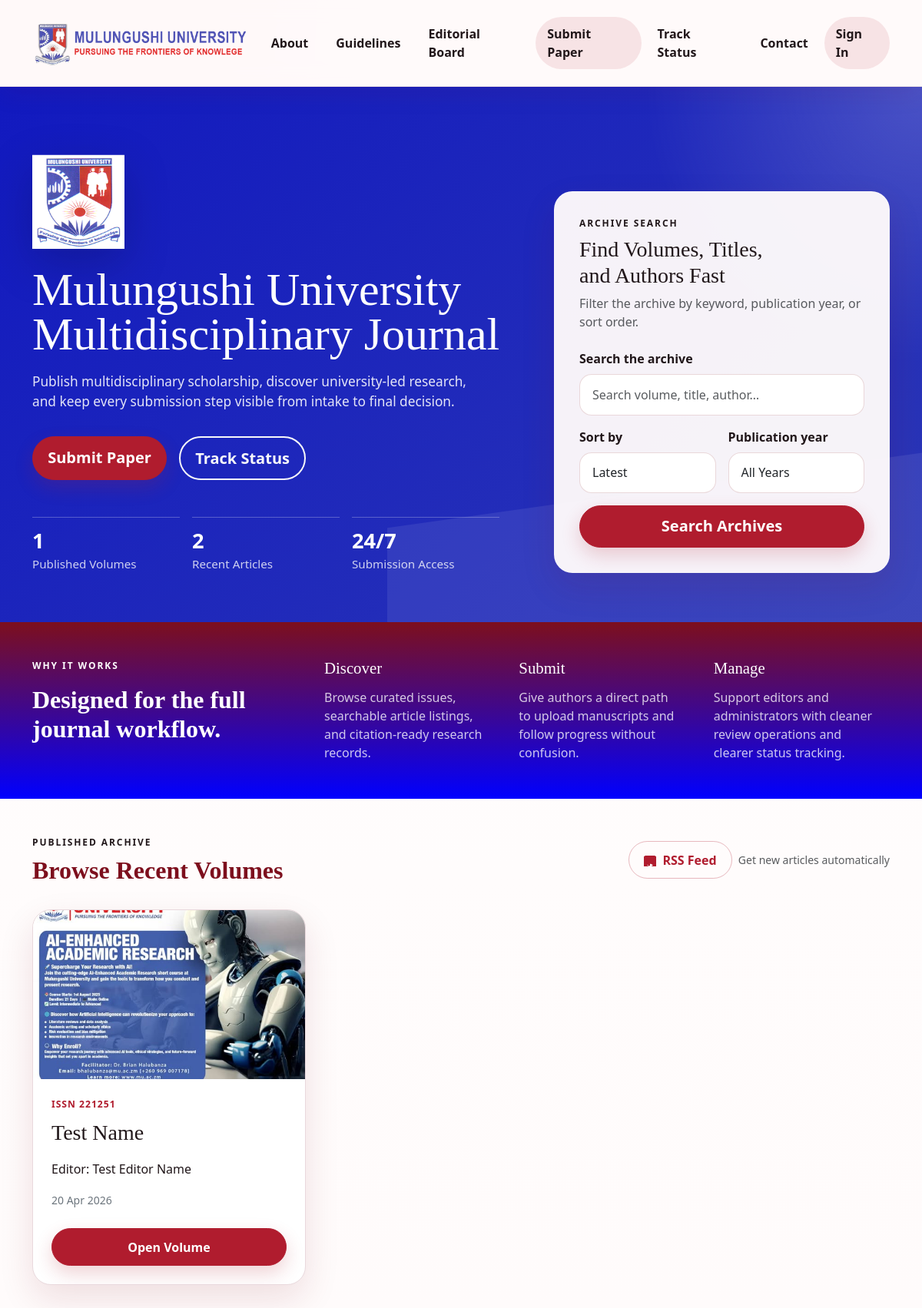
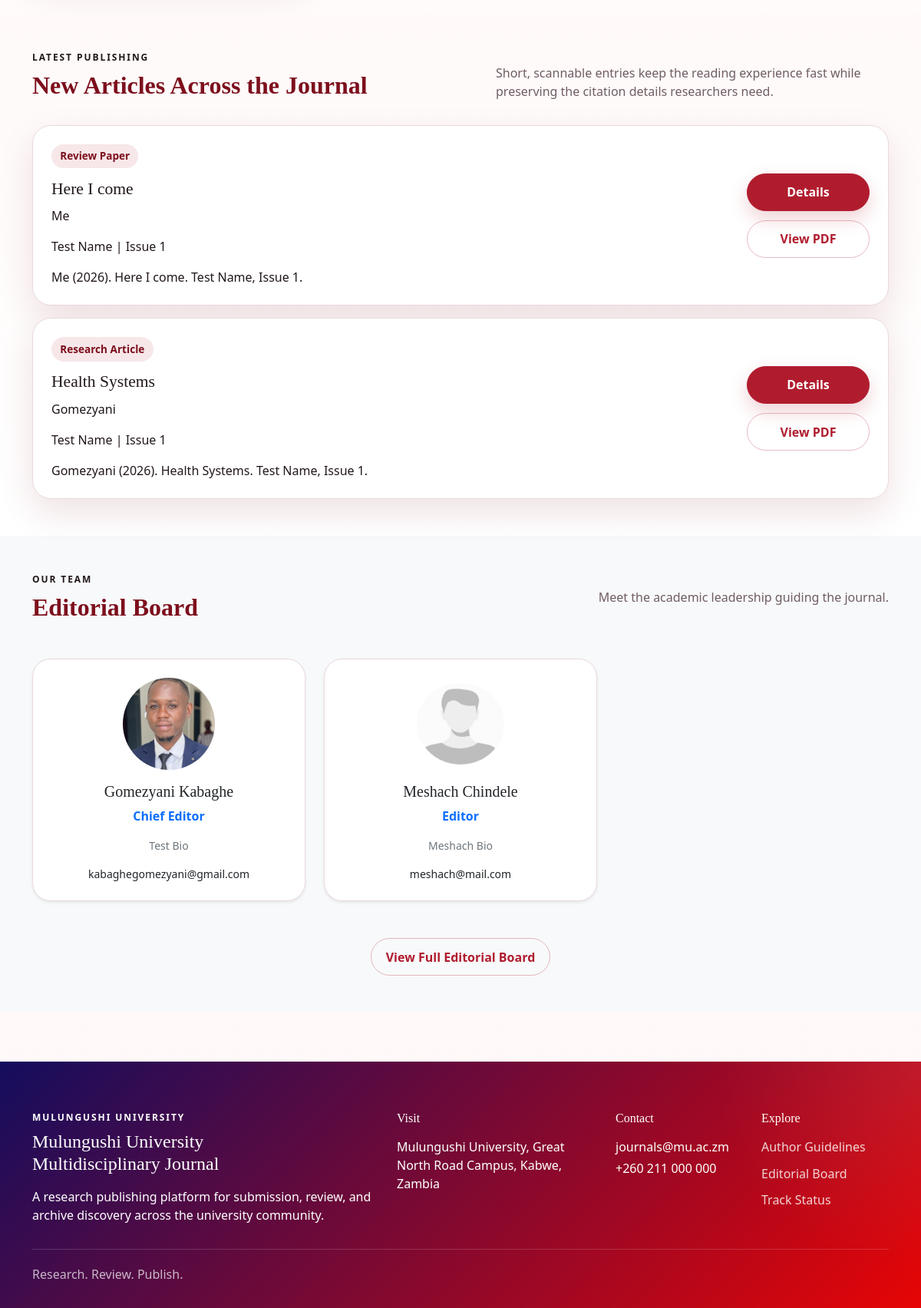
The page / on the database its author committed (2 pictures, top to bottom).
### journal/models.py (models this page shows, shortened)
class TimeStampedModel(models.Model):
    created_at = models.DateTimeField(auto_now_add=True)
    updated_at = models.DateTimeField(auto_now=True)
    class Meta:
        abstract = True

class Volume(TimeStampedModel):
    name = models.CharField(max_length=255)
    slug = models.SlugField(unique=True, blank=True)
    issn = models.CharField(max_length=50)
    editor_name = models.CharField(max_length=255)
    publication_date = models.DateField()
    thumbnail = models.ImageField(upload_to="volumes/thumbnails/", blank=True, null=True)
    description = models.TextField(blank=True)
    is_active = models.BooleanField(default=True)
    class Meta:
        ordering = ["-publication_date", "-created_at"]
    def get_absolute_url(self):
        return reverse("volume-detail", args=[self.slug])

class Article(TimeStampedModel):
    CATEGORY_CHOICES = [
        ("research", "Research Article"),
        ("review", "Review Paper"),
        ("case-study", "Case Study"),
        ("editorial", "Editorial"),
        ("short-communication", "Short Communication"),
    ]
    volume = models.ForeignKey(Volume, on_delete=models.CASCADE, related_name="articles")
    issue = models.ForeignKey(Issue, on_delete=models.CASCADE, related_name="articles")
    category = models.CharField(max_length=50, choices=CATEGORY_CHOICES)
    title = models.CharField(max_length=255)
    slug = models.SlugField(unique=True, blank=True)
    authors = models.CharField(max_length=500)
    abstract = models.TextField(blank=True)
    pdf_file = models.FileField(
        upload_to="articles/pdfs/",
        blank=True,
        null=True,
        validators=[FileExtensionValidator(["pdf"])],
    )
    pdf_url = models.URLField(blank=True)
    doi = models.CharField(max_length=120, blank=True)
    citation_text = models.TextField(blank=True)
    preview_watermark_ready = models.BooleanField(default=False)
    is_active = models.BooleanField(default=True)
    published_at = models.DateField(default=timezone.now)
    class Meta:
        ordering = ["-published_at", "-created_at"]
    @property
    def pdf_link(self):
        if self.pdf_file:
            return self.pdf_file.url
        return self.pdf_url

class Issue(TimeStampedModel):
    volume = models.ForeignKey(Volume, on_delete=models.CASCADE, related_name="issues")
    title = models.CharField(max_length=255)
    number = models.PositiveIntegerField()
    publication_date = models.DateField()
    summary = models.TextField(blank=True)
    is_active = models.BooleanField(default=True)
    class Meta:
        unique_together = ("volume", "number")
        ordering = ["-publication_date", "number"]

class EditorialBoardMember(TimeStampedModel):
    name = models.CharField(max_length=255)
    role = models.CharField(max_length=255)
    bio = models.TextField(blank=True)
    email = models.EmailField(blank=True)
    profile_picture = models.ImageField(upload_to="board/", blank=True, null=True, help_text="Profile picture for board member")
    order = models.PositiveIntegerField(default=0)
    is_active = models.BooleanField(default=True)
    class Meta:
        ordering = ["order", "name"]

### journal/views.py (the view)
# urls.py: path("", views.home, name="home"),
def home(request):
    form = SearchForm(request.GET or None)
    volumes = Volume.objects.filter(is_active=True).prefetch_related("issues", "articles")
    articles = Article.objects.filter(is_active=True).select_related("volume", "issue").order_by('-published_at')
    query = request.GET.get("q", "").strip()
    sort = request.GET.get("sort", "latest")
    year = request.GET.get("year", "").strip()
    if query:
        volumes = volumes.filter(
            Q(name__icontains=query) | Q(editor_name__icontains=query) | Q(articles__title__icontains=query)
        ).distinct()
        articles = articles.filter(Q(title__icontains=query) | Q(authors__icontains=query))
    if year:
        volumes = volumes.filter(publication_date__year=year)
    if sort == "oldest":
        volumes = volumes.order_by("publication_date")
        articles = articles.order_by("published_at")
    elif sort == "title":
        volumes = volumes.order_by("name")
        articles = articles.order_by("title")
    context = {
        "form": form,
        "volumes": volumes,
        "latest_articles": articles[:8],
        "years": Volume.objects.dates("publication_date", "year", order="DESC"),
        "editorial_members": EditorialBoardMember.objects.filter(is_active=True)[:6],
    }
    return render(request, "public/home.html", context)

### templates/public/home.html (shortened to what this page needs)
{% extends "base.html" %}
{% load static %}
{% block content %}
<section class="hero-section">
    <div class="container">
        <div class="row align-items-end g-5 hero-grid">
            <div class="col-xl-7">
                <div class="hero-copy">
                    <img src="{% static 'images/mu_logo.png' %}" width="172" height="172" alt="Mulungushi University crest" class="hero-seal">
                    <h3 class="hero-title">Mulungushi University Multidisciplinary Journal</h3>
                    <p class="hero-lead">Publish multidisciplinary scholarship, discover university-led research, and keep every submission step visible from intake to final decision.</p>
                    <div class="hero-actions">
                        <a href="{% url 'submit-paper' %}" class="btn btn-primary btn-lg">Submit Paper</a>
                        <a href="{% url 'track-submission' %}" class="btn btn-outline-light btn-lg">Track Status</a>
                    </div>
                    <div class="hero-metrics" aria-label="Platform highlights">
                        <div>
                            <span class="hero-metric-value">{{ volumes|length }}</span>
                            <span class="hero-metric-label">Published Volumes</span>
                        </div>
                        <div>
                            <span class="hero-metric-value">{{ latest_articles|length }}</span>
                            <span class="hero-metric-label">Recent Articles</span>
                        </div>
                        <div>
                            <span class="hero-metric-value">24/7</span>
                            <span class="hero-metric-label">Submission Access</span>
                        </div>
                    </div>
                </div>
            </div>
            <div class="col-xl-5">
                <div class="hero-search-panel">
                    <div class="hero-search-heading">
                        <p class="eyebrow mb-2">Archive Search</p>
                        <h2 class="h3 mb-2">Find Volumes, Titles, and Authors Fast</h2>
                        <p class="mb-0 text-muted">Filter the archive by keyword, publication year, or sort order.</p>
                    </div>
                    <form method="get" class="row g-3" aria-label="Archive search">
                        <div class="col-12">
                            <label for="archive-query" class="form-label">Search the archive</label>
                            <input id="archive-query" type="text" name="q" value="{{ request.GET.q }}" class="form-control" placeholder="Search volume, title, author&hellip;" autocomplete="off">
                        </div>
                        <div class="col-md-6">
                            <label for="archive-sort" class="form-label">Sort by</label>
                            <select id="archive-sort" name="sort" class="form-select">
                                <option value="latest">Latest</option>
                            </select>
                        </div>
                        <div class="col-md-6">
                            <label for="archive-year" class="form-label">Publication year</label>
                            <select id="archive-year" name="year" class="form-select">
                                <option value="">All Years</option>
                            </select>
                        </div>
                        <div class="col-12 d-grid">
                            <button class="btn btn-primary btn-lg">Search Archives</button>
                        </div>
                    </form>
                </div>
            </div>
        </div>
    </div>
</section>
<section class="signal-band">
    <div class="container">
        <div class="row g-4 align-items-start">
            <div class="col-lg-4">
                <p class="eyebrow">Why It Works</p>
                <h2 class="section-title text-white mb-3">Designed for the full journal workflow.</h2>
            </div>
            <div class="col-lg-8">
                <div class="row g-4">
                    <div class="col-md-4">
                        <div class="signal-item">
                            <h3>Discover</h3>
                            <p>Browse curated issues, searchable article listings, and citation-ready research records.</p>
                        </div>
                    </div>
                    <div class="col-md-4">
                        <div class="signal-item">
                            <h3>Submit</h3>
                            <p>Give authors a direct path to upload manuscripts and follow progress without confusion.</p>
                        </div>
                    </div>
                    <div class="col-md-4">
                        <div class="signal-item">
                            <h3>Manage</h3>
                            <p>Support editors and administrators with cleaner review operations and clearer status tracking.</p>
                        </div>
                    </div>
                </div>
            </div>
        </div>
    </div>
</section>
<section class="py-5 archive-section">
    <div class="container">
        <div class="section-header">
            <div>
                <p class="eyebrow mb-2">Published Archive</p>
                <h2 class="section-title mb-0">Browse Recent Volumes</h2>
            </div>
            <div class="d-flex align-items-center gap-2">
                <a href="{% url 'rss-feed' %}" class="btn btn-outline-primary d-flex align-items-center gap-2">
                    RSS Feed
                </a>
                <span class="text-muted small">Get new articles automatically</span>
            </div>
        </div>
        <div class="archive-grid">
            {% for volume in volumes %}
            <article class="archive-item">
                {% if volume.thumbnail %}<img src="{{ volume.thumbnail.url }}" class="volume-thumb" alt="{{ volume.name }}" loading="lazy">{% endif %}
                <div class="archive-body">
                    <p class="archive-meta">ISSN {{ volume.issn }}</p>
                    <h3>{{ volume.name }}</h3>
                    <p class="mb-2">Editor: {{ volume.editor_name }}</p>
                    <p class="small text-secondary">{{ volume.publication_date|date:"d M Y" }}</p>
                    <a href="{{ volume.get_absolute_url }}" class="btn btn-primary">Open Volume</a>
                </div>
            </article>
            {% empty %}
            <div class="col-12"><div class="alert alert-light border">No volumes match your search yet.</div></div>
            {% endfor %}
        </div>
    </div>
</section>
<section class="py-5 article-section">
    <div class="container">
        <div class="section-header align-items-end">
            <div>
                <p class="eyebrow mb-2">Latest Publishing</p>
                <h2 class="section-title mb-0">New Articles Across the Journal</h2>
            </div>
            <p class="section-copy mb-0">Short, scannable entries keep the reading experience fast while preserving the citation details researchers need.</p>
        </div>
        <div class="article-list">
            {% for article in latest_articles %}
            <article class="article-item">
                <div class="article-item-main">
                    <span class="article-badge">{{ article.get_category_display }}</span>
                    <h3>{{ article.title }}</h3>
                    <p class="article-authors">{{ article.authors }}</p>
                    <p class="article-meta">{{ article.volume.name }} | Issue {{ article.issue.number }}</p>
                    <p class="article-citation mb-0">{{ article.citation_text }}</p>
                </div>
                <div class="article-item-actions">
                    <a href="{% url 'article-detail' article.slug %}" class="btn btn-primary">Details</a>
                    {% if article.pdf_link %}<a href="{{ article.pdf_link }}" class="btn btn-outline-primary">View PDF</a>{% endif %}
                </div>
            </article>
            {% endfor %}
        </div>
    </div>
</section>
<section class="py-5 editorial-section bg-light">
    <div class="container">
        <div class="section-header mb-5">
            <div>
                <p class="eyebrow mb-2">Our Team</p>
                <h2 class="section-title mb-0">Editorial Board</h2>
            </div>
            <p class="section-copy mb-0">Meet the academic leadership guiding the journal.</p>
        </div>
        <div class="row g-4">
            {% for member in editorial_members %}
            <div class="col-md-6 col-lg-4">
                <div class="card h-100 border-0 shadow-sm">
                    <div class="card-body d-flex flex-column">
                        {% if member.profile_picture %}
                        <img src="{{ member.profile_picture.url }}" class="card-img-top rounded-circle mx-auto mb-3" alt="{{ member.name }} profile picture" style="width: 120px; height: 120px; object-fit: cover;">
                        {% endif %}
                        <h5 class="text-center">{{ member.name }}</h5>
                        <p class="text-primary fw-semibold text-center">{{ member.role }}</p>
                        {% if member.bio %}<p class="text-center small text-secondary">{{ member.bio|truncatechars:120 }}</p>{% endif %}
                        {% if member.email %}<p class="text-center mb-0 small">{{ member.email }}</p>{% endif %}
                    </div>
                </div>
            </div>
            {% empty %}
            <div class="col-12">
                <div class="alert alert-light border text-center py-5">
                    <p class="mb-0">Editorial board members will be listed here once added.</p>
                </div>
            </div>
            {% endfor %}
        </div>
        {% if editorial_members %}
        <div class="text-center mt-5">
            <a href="{% url 'editorial-board' %}" class="btn btn-outline-primary">View Full Editorial Board</a>
        </div>
        {% endif %}
    </div>
</section>
{% endblock %}

### rows shown on the page
Volume: thumbnail (picture), issn "221251", name "Test Name", editor_name "Test Editor Name", publication_date "20 Apr 2026"
Article: category "Review Paper", title "Here I come", authors "Me", volume.name "Test Name", issue.number "1", citation_text "Me (2026). Here I come. Test Name, Issue 1."
Article: category "Research Article", title "Health Systems", authors "Gomezyani", volume.name "Test Name", issue.number "1", citation_text "Gomezyani (2026). Health Systems. Test Name, Issue 1."
EditorialBoardMember: profile_picture (picture), name "Gomezyani Kabaghe", role "Chief Editor", bio "Test Bio", email "kabaghegomezyani@gmail.com"
EditorialBoardMember: profile_picture (placeholder picture), name "Meshach Chindele", role "Editor", bio "Meshach Bio", email "meshach@mail.com"

### other values the page prints
{{ volumes|length }} "1"
{{ latest_articles|length }} "2"
{{ SITE_NAME }} "Mulungushi University Multidisciplinary Journal"
{{ SITE_ADDRESS }} "Mulungushi University, Great North Road Campus, Kabwe, Zambia"
{{ SITE_EMAIL }} "journals@mu.ac.zm"
{{ SITE_PHONE }} "+260 211 000 000"
